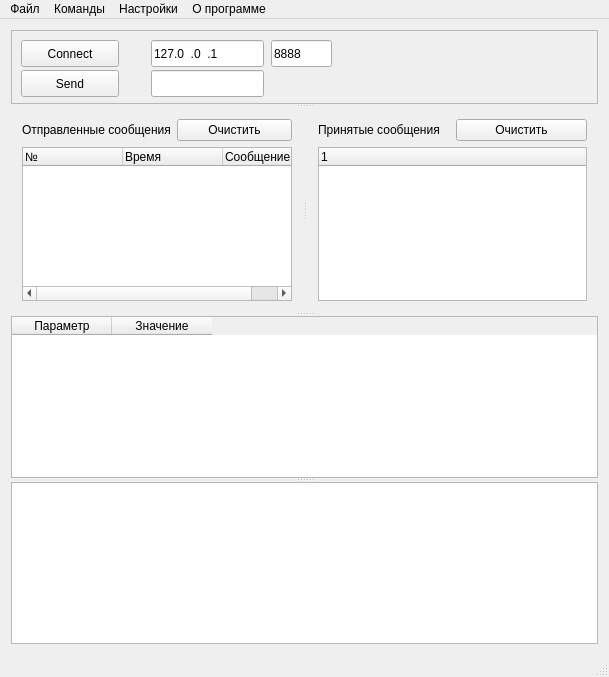
<?xml version="1.0" encoding="UTF-8"?>
<ui version="4.0">
 <class>MainWindow</class>
 <widget class="QMainWindow" name="MainWindow">
  <property name="windowModality">
   <enum>Qt::NonModal</enum>
  </property>
  <property name="geometry">
   <rect>
    <x>0</x>
    <y>0</y>
    <width>609</width>
    <height>677</height>
   </rect>
  </property>
  <property name="sizePolicy">
   <sizepolicy hsizetype="Ignored" vsizetype="Ignored">
    <horstretch>0</horstretch>
    <verstretch>0</verstretch>
   </sizepolicy>
  </property>
  <property name="contextMenuPolicy">
   <enum>Qt::DefaultContextMenu</enum>
  </property>
  <property name="windowTitle">
   <string>MainWindow</string>
  </property>
  <property name="dockNestingEnabled">
   <bool>false</bool>
  </property>
  <property name="unifiedTitleAndToolBarOnMac">
   <bool>false</bool>
  </property>
  <widget class="QWidget" name="centralWidget">
   <layout class="QVBoxLayout" name="verticalLayout">
    <item>
     <widget class="QSplitter" name="splitter_2">
      <property name="orientation">
       <enum>Qt::Vertical</enum>
      </property>
      <widget class="QFrame" name="frame_2">
       <property name="minimumSize">
        <size>
         <width>0</width>
         <height>74</height>
        </size>
       </property>
       <property name="frameShape">
        <enum>QFrame::StyledPanel</enum>
       </property>
       <property name="frameShadow">
        <enum>QFrame::Raised</enum>
       </property>
       <widget class="QPushButton" name="pushButton_2">
        <property name="geometry">
         <rect>
          <x>10</x>
          <y>10</y>
          <width>98</width>
          <height>27</height>
         </rect>
        </property>
        <property name="text">
         <string>Connect</string>
        </property>
       </widget>
       <widget class="QLineEdit" name="lineEdit">
        <property name="geometry">
         <rect>
          <x>140</x>
          <y>40</y>
          <width>113</width>
          <height>27</height>
         </rect>
        </property>
        <property name="inputMask">
         <string/>
        </property>
        <property name="text">
         <string/>
        </property>
       </widget>
       <widget class="QPushButton" name="pushButton">
        <property name="geometry">
         <rect>
          <x>10</x>
          <y>40</y>
          <width>98</width>
          <height>27</height>
         </rect>
        </property>
        <property name="text">
         <string>Send</string>
        </property>
       </widget>
       <widget class="QLineEdit" name="lineEdit_3">
        <property name="geometry">
         <rect>
          <x>260</x>
          <y>10</y>
          <width>61</width>
          <height>27</height>
         </rect>
        </property>
        <property name="text">
         <string>8888</string>
        </property>
       </widget>
       <widget class="QLineEdit" name="lineEdit_2">
        <property name="geometry">
         <rect>
          <x>140</x>
          <y>10</y>
          <width>113</width>
          <height>27</height>
         </rect>
        </property>
        <property name="inputMask">
         <string>&gt;990.990.990.999</string>
        </property>
        <property name="text">
         <string>127.0.0.1</string>
        </property>
        <property name="frame">
         <bool>true</bool>
        </property>
        <property name="echoMode">
         <enum>QLineEdit::Normal</enum>
        </property>
       </widget>
      </widget>
      <widget class="QSplitter" name="splitter">
       <property name="orientation">
        <enum>Qt::Horizontal</enum>
       </property>
       <widget class="QWidget" name="verticalLayoutWidget">
        <layout class="QVBoxLayout" name="verticalLayout_2">
         <item>
          <layout class="QHBoxLayout" name="horizontalLayout">
           <item>
            <widget class="QLabel" name="label">
             <property name="text">
              <string>Отправленные сообщения</string>
             </property>
            </widget>
           </item>
           <item>
            <widget class="QPushButton" name="pushButton_3">
             <property name="text">
              <string>Очистить</string>
             </property>
            </widget>
           </item>
          </layout>
         </item>
         <item>
          <widget class="QTreeWidget" name="treeWidget">
           <column>
            <property name="text">
             <string>№</string>
            </property>
           </column>
           <column>
            <property name="text">
             <string>Время</string>
            </property>
           </column>
           <column>
            <property name="text">
             <string>Сообщение</string>
            </property>
           </column>
          </widget>
         </item>
        </layout>
       </widget>
       <widget class="QWidget" name="verticalLayoutWidget_2">
        <layout class="QVBoxLayout" name="verticalLayout_3">
         <item>
          <layout class="QHBoxLayout" name="horizontalLayout_2">
           <item>
            <widget class="QLabel" name="label_2">
             <property name="text">
              <string>Принятые сообщения</string>
             </property>
            </widget>
           </item>
           <item>
            <widget class="QPushButton" name="pushButton_4">
             <property name="text">
              <string>Очистить</string>
             </property>
            </widget>
           </item>
          </layout>
         </item>
         <item>
          <widget class="QTreeWidget" name="treeWidget_2">
           <column>
            <property name="text">
             <string notr="true">1</string>
            </property>
           </column>
          </widget>
         </item>
        </layout>
       </widget>
      </widget>
      <widget class="QTableWidget" name="tableWidget">
       <column>
        <property name="text">
         <string>Параметр</string>
        </property>
       </column>
       <column>
        <property name="text">
         <string>Значение</string>
        </property>
       </column>
      </widget>
      <widget class="QTableWidget" name="tableWidget_2"/>
     </widget>
    </item>
   </layout>
  </widget>
  <widget class="QMenuBar" name="menuBar">
   <property name="enabled">
    <bool>true</bool>
   </property>
   <property name="geometry">
    <rect>
     <x>0</x>
     <y>0</y>
     <width>609</width>
     <height>25</height>
    </rect>
   </property>
   <property name="defaultUp">
    <bool>true</bool>
   </property>
   <widget class="QMenu" name="menu">
    <property name="title">
     <string>Команды</string>
    </property>
    <addaction name="action_1"/>
    <addaction name="action_2"/>
    <addaction name="action_3"/>
    <addaction name="separator"/>
    <addaction name="action_4"/>
    <addaction name="action_5"/>
    <addaction name="action_6"/>
    <addaction name="action_7"/>
    <addaction name="action_8"/>
    <addaction name="action_9"/>
    <addaction name="separator"/>
    <addaction name="action_10"/>
    <addaction name="action_11"/>
    <addaction name="action_12"/>
    <addaction name="action_13"/>
    <addaction name="action_14"/>
    <addaction name="action_15"/>
    <addaction name="action_16"/>
    <addaction name="action_17"/>
   </widget>
   <widget class="QMenu" name="menu_2">
    <property name="title">
     <string>Настройки</string>
    </property>
   </widget>
   <widget class="QMenu" name="menu_3">
    <property name="title">
     <string>О программе</string>
    </property>
   </widget>
   <widget class="QMenu" name="menu_4">
    <property name="title">
     <string>Файл</string>
    </property>
   </widget>
   <addaction name="menu_4"/>
   <addaction name="menu"/>
   <addaction name="menu_2"/>
   <addaction name="menu_3"/>
  </widget>
  <widget class="QStatusBar" name="statusBar"/>
  <action name="action_1">
   <property name="checkable">
    <bool>false</bool>
   </property>
   <property name="text">
    <string>Команда № 1 «Запуск технических средств ОРМ»</string>
   </property>
  </action>
  <action name="action_2">
   <property name="text">
    <string>Команда № 2 «Остановка технических средств ОРМ»</string>
   </property>
  </action>
  <action name="action_3">
   <property name="text">
    <string>Команда № 3 «Задание пароля»</string>
   </property>
  </action>
  <action name="action_4">
   <property name="text">
    <string>Команда № 4 «Закрепление КСЛ за группой»</string>
   </property>
  </action>
  <action name="action_5">
   <property name="text">
    <string>Команда № 5 «Постановка объекта на контроль»</string>
   </property>
  </action>
  <action name="action_6">
   <property name="text">
    <string>Команда № 6 «Снятие объекта с контроля»</string>
   </property>
  </action>
  <action name="action_7">
   <property name="text">
    <string>Команда № 7 «Подключение к разговорному тракту»</string>
   </property>
  </action>
  <action name="action_8">
   <property name="text">
    <string>Команда № 8 «Освобождение КСЛ»</string>
   </property>
  </action>
  <action name="action_9">
   <property name="text">
    <string>Команда № 9 «Исключение КСЛ из группы»</string>
   </property>
  </action>
  <action name="action_10">
   <property name="text">
    <string>Команда № 10 «Запрос на передачу данных об объектах контроля»</string>
   </property>
  </action>
  <action name="action_11">
   <property name="text">
    <string>Команда № 11 «Запрос на передачу информации о соответствии между КСЛ и группами»</string>
   </property>
  </action>
  <action name="action_12">
   <property name="text">
    <string>Команда № 12 «Запрос на передачу списка услуг связи»</string>
   </property>
  </action>
  <action name="action_13">
   <property name="text">
    <string>Команда № 13 «Прерывание выдачи сообщений на запросы содержимого таблиц»</string>
   </property>
  </action>
  <action name="action_14">
   <property name="text">
    <string>Команда № 14 «Тестирование каналов передачи данных»</string>
   </property>
  </action>
  <action name="action_15">
   <property name="text">
    <string>Команда № 15 «Изменение параметров объекта контроля»</string>
   </property>
  </action>
  <action name="action_16">
   <property name="text">
    <string>Команда № 16 «Запрос соответствия имени пучка каналов и его условного номера»</string>
   </property>
  </action>
  <action name="action_17">
   <property name="text">
    <string>Команда № 17 «Запрос версии ПО узла связи»</string>
   </property>
  </action>
 </widget>
 <layoutdefault spacing="6" margin="11"/>
 <resources/>
 <connections/>
</ui>
